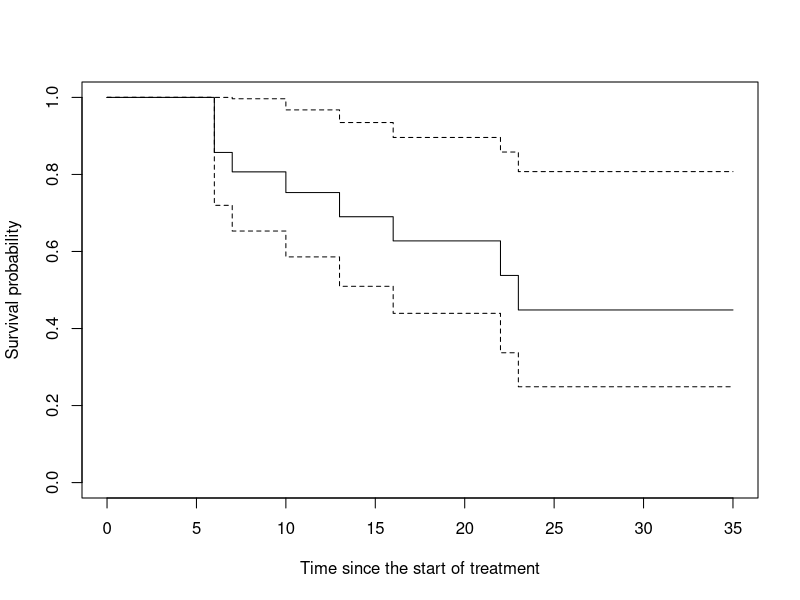

The R source for this figure: (Note: this script raises an error after producing the figure.)

# Computer Practical Day 1 -examples using drug6mp data
# clinical trial of a drug 6-mercaptopurine (6-MP) in 21 children with acute leukemia


# install any missing libraries
# To install packages
install_packages <- c("survival", "survminer", "haven")
for (i in 1:length (install_packages)){
  if (!install_packages[i] %in% installed.packages()){
    install.packages(install_packages[i])
  }
}


library(survival)
library(survminer)
library(haven) # better read spss file with library haven to be able to also use plots from survminer


Day_1_drug6mp <- read_sav("Day 1 - drug6mp.sav")


# Kaplan-Meier for all
km_fit <- survfit(Surv(timerelmp, Status) ~ 1, data = Day_1_drug6mp)
km_fit
summary(km_fit)     #summary(km_fit, time = 15) for time 15
plot(km_fit, xlab = "Time since the start of treatment", 
     ylab = "Survival probability")

ggsurvplot(km_fit,
           pval = FALSE, conf.int = TRUE,
           risk.table = TRUE, 
           risk.table.col = "strata", 
           linetype = "strata", 
           xlab = "Time since the start of treatment",
           surv.median.line = "hv", 
           ggtheme = theme_bw(), # 
           palette = c("#E7B800", "#2E9FDF"))


# extra: Kaplan-Meier per group
km_fit2 <- survfit(Surv(timerelmp, Status) ~ groups, data = Day_1_drug6mp)
km_fit2
summary(km_fit2)
plot(km_fit2, xlab = "Time since the start of treatment", 
     ylab = "Survival probability")

ggsurvplot(km_fit2,
           pval = TRUE, conf.int = FALSE,
           risk.table = TRUE, 
           risk.table.col = "strata", 
           linetype = "strata", 
           xlab = "Time since the start of treatment",
           surv.median.line = "hv", 
           ggtheme = theme_bw(), # 
           palette = c("#E7B800", "#2E9FDF"))



# Cumulative hazards
plot(km_fit, cumhaz=TRUE, xlab="Time since the start of treatment",
     ylab="Cumulative hazard")
# to put confidence intervals only at certain time points
plot(km_fit, cumhaz=TRUE, col=1:2, conf.times=c(10, 20, 30),
     xlab="Time since the start of treatment", ylab="Cumulative hazard")

# using survminer with fun = "cumhaz"
ggsurvplot(km_fit,
           fun = "cumhaz",
           pval = FALSE, conf.int = FALSE,
           risk.table = TRUE, 
           risk.table.col = "strata", 
           linetype = "strata", 
           xlab = "Time since the start of treatment",
           ggtheme = theme_bw(), # 
           palette = c("#E7B800", "#2E9FDF"))


plot(km_fit2, cumhaz=TRUE, xlab="Time since the start of treatment", 
     ylab="Cumulative hazard")
# to put confidence intervals only at certain time points
plot(km_fit2, cumhaz=TRUE, col=1:2, conf.times=c(10, 20, 30),
     xlab="Time since the start of treatment", ylab="Cumulative hazard")

ggsurvplot(km_fit2,
           fun = "cumhaz",
           pval = FALSE, conf.int = FALSE,
           risk.table = TRUE, 
           risk.table.col = "strata", 
           linetype = "strata", 
           xlab = "Time since the start of treatment",
           ggtheme = theme_bw(), # 
           palette = c("#E7B800", "#2E9FDF"))


###########################################
# extra
###########################################

# cox regression example
res <- coxph(Surv(timerelmp, Status) ~ groups, data=Day_1_drug6mp)
summary(res)

# test cox proportional hazards assumption
zfit <- cox.zph(res); plot(zfit)
# or with 2nd way using the survminer package
ggcoxzph(zfit)

# log-rank test
survdiff(Surv(timerelmp, Status) ~ groups, Day_1_drug6mp)


# follow-up with reverse Kaplan-Meier
library(prodlim)
quantile(prodlim(Hist(timerelmp, Status)~1, data = Day_1_drug6mp,
                 reverse=TRUE))
# 2nd way
## global estimate
KM0 <- survfit(Surv(timerelmp, Status == 0) ~ 1,  type="kaplan-meier",
               conf.type="log-log", data=Day_1_drug6mp)
KM0




